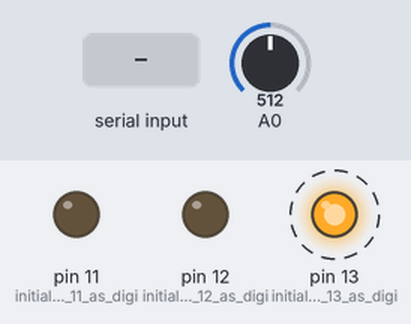
Bench run of a sketch on a simulated Arduino Uno, built with avr-gcc and run on an emulated ATmega328P. Shown: output pins drawn as LEDs (lit = HIGH). Dashed ring = blinking. The inputs (shaded band) are chosen by the test bench; at power-on: A0 = 512. What the sketch prints to the serial monitor is not drawn.

Above: at 1.25 s.
1.3 s: "1" received over Serial
At 1.45 s:
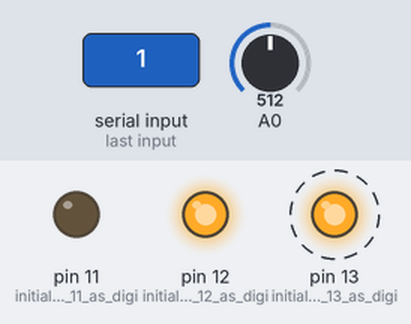
4.3 s: "0" received over Serial
At 4.65 s:
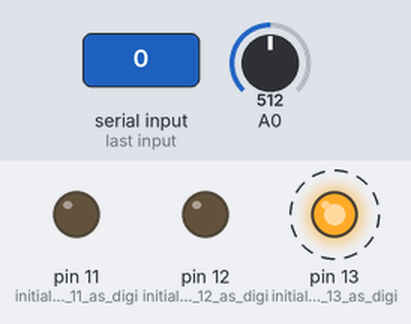
7.3 s: "2" received over Serial
At 7.46 s:
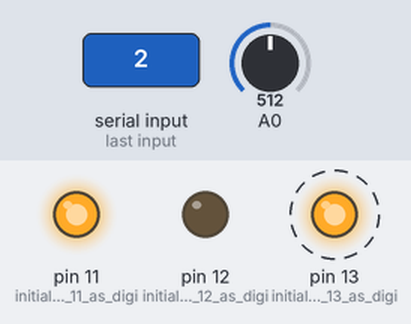
10.3 s: "1" received over Serial
At 10.46 s:
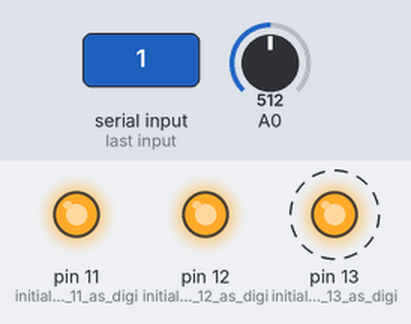
13.3 s: "3" received over Serial
At 13.67 s:
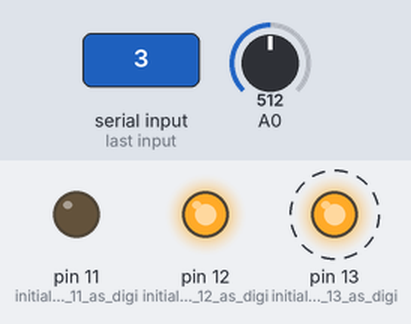
Timing chart, 0 to 17.3 s (numbered marks = the images above; inputs shaded):
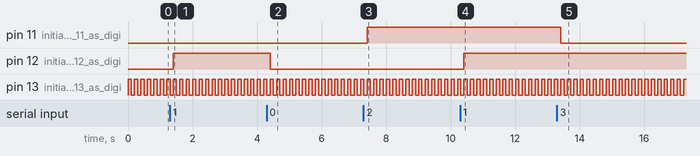

Measured:
- after the input at 1.3 s, pin 12 (initialize_pin_12_as_digi): LOW → HIGH after 0.10 s
- after the input at 4.3 s, pin 12 (initialize_pin_12_as_digi): HIGH → LOW after 0.11 s
- after the input at 7.3 s, pin 11 (initialize_pin_11_as_digi): LOW → HIGH after 0.11 s
- after the input at 10.3 s, pin 12 (initialize_pin_12_as_digi): LOW → HIGH after 0.12 s
- after the input at 13.3 s, pin 11 (initialize_pin_11_as_digi): HIGH → LOW after 0.12 s
- by itself, pin 13 (initialize_pin_13_as_digi): alternates HIGH for 0.10 s and LOW for 0.10 s

The sketch:

Serial_Control.ino
```cpp
// FileName: Serial_Control
// Board:    Arduino Uno
// IDE:      Arduino 1.0
//
// F. Zia - 2011_1004, Updated: 2013_0213, 2018_0202
// O. Atolagbe - 2021_0225
//
// read sensor value from analog input
// convert sensor value from 10-bits to 8-bits
// send sensor value to PC via serial port
//
// read command value from PC via serial port
// activate output device according to command value

void setup() {

  Serial.begin(9600);      // initialize serial port

  pinMode(12, OUTPUT);     // initialize pin 12 as digital output
  digitalWrite(12, LOW);   // initialize output device to be OFF

  pinMode(11, OUTPUT);     // initialize pin 11 as digital output
  digitalWrite(11, LOW);   // initialize output device to be OFF

  pinMode(13, OUTPUT);     // initialize pin 13 as digital output
}

void loop() {

  int  sensorVal;
  char command = 0;

  // Read sensor input value and send sensor value to PC

  sensorVal = analogRead(0);    // read sensor value from analog pin A0
  sensorVal = sensorVal >> 2;   // convert sensor value from 10-bits to 8-bits ...
  // by using bit shift operation

  Serial.println(sensorVal);    // send sensor value to PC

  // Read command keystroke from PC and control output device (LED)

  if (Serial.available())
    command = Serial.read();   // read command character from PC keyboard

  switch (command) {            // activate output device according to command

    case  '0':
      digitalWrite(12, LOW);  // turn output device OFF
      break;

    case  '1':
      digitalWrite(12, HIGH); // turn output device ON
      break;

    case  '2':
      digitalWrite(11, HIGH);  // turn output device OFF
      break;

    case  '3':
      digitalWrite(11, LOW); // turn output device ON
      break;

    default:
      // do nothing for other command values
      break;
  }

  // toggle pin 13 heartbeat LED to indicate that the code is running

  digitalWrite(13, HIGH); delay(100);
  digitalWrite(13, LOW);  delay(100);
}
```
